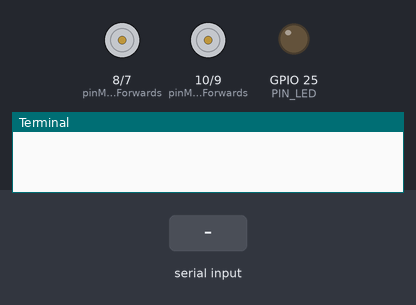
This program was run on a simulated Raspberry Pi (BCM pin numbers). Shown: motor-driver pin pairs drawn as motors (green arrow = first pin HIGH = forward, orange = second pin HIGH = backward, longer = more drive), output pins drawn as LEDs (lit = HIGH), the last lines printed to the terminal. Inputs (shaded band) come from the test bench.

Above: at 2.7 s.
2.8 s: "a" typed at the terminal
At 2.9 s:
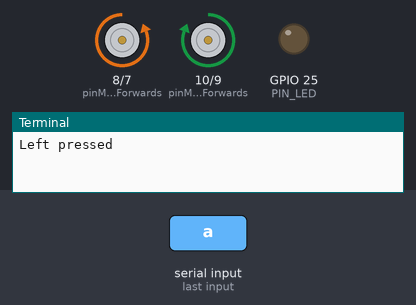
4.5 s: "d" typed at the terminal
At 4.6 s:
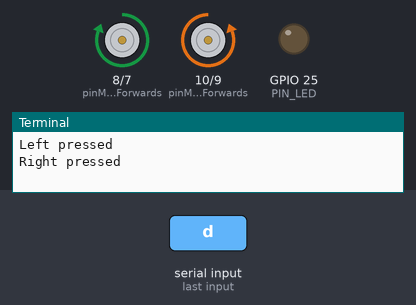
6.2 s: "w" typed at the terminal
At 6.3 s:
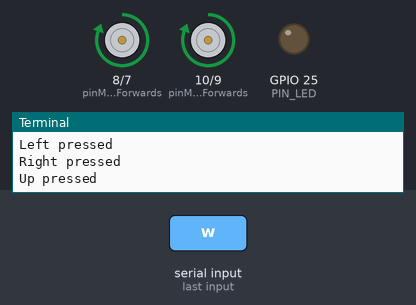
7.9 s: "s" typed at the terminal
At 8.0 s:
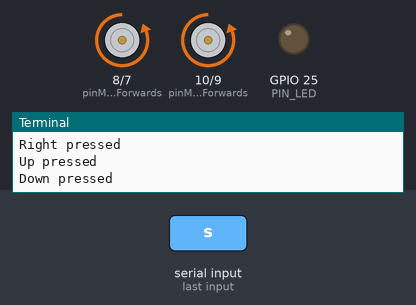
Timing chart, 0 to 10.6 s (numbered marks = the images above; inputs shaded):
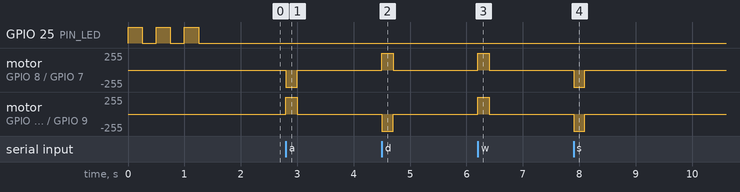

Measured:
- after the input at 2.8 s, motor on GPIO 8 (pinMotorBForwards) / GPIO 7 (pinMotorBBackwards): stopped → backward 255/255 at once, → stopped 0.20 s later; motor on GPIO 10 (pinMotorAForwards) / GPIO 9 (pinMotorABackwards): stopped → forward 255/255 at once, → stopped 0.20 s later
- after the input at 4.5 s, motor on GPIO 8 (pinMotorBForwards) / GPIO 7 (pinMotorBBackwards): stopped → forward 255/255 at once, → stopped 0.20 s later; motor on GPIO 10 (pinMotorAForwards) / GPIO 9 (pinMotorABackwards): stopped → backward 255/255 at once, → stopped 0.20 s later
- after the input at 6.2 s, motor on GPIO 8 (pinMotorBForwards) / GPIO 7 (pinMotorBBackwards), motor on GPIO 10 (pinMotorAForwards) / GPIO 9 (pinMotorABackwards): stopped → forward 255/255 at once, → stopped 0.20 s later
- after the input at 7.9 s, motor on GPIO 8 (pinMotorBForwards) / GPIO 7 (pinMotorBBackwards), motor on GPIO 10 (pinMotorAForwards) / GPIO 9 (pinMotorABackwards): stopped → backward 255/255 at once, → stopped 0.20 s later

The program:

keyboard.py
```python
# CamJam EduKit 3 - Robotics
# Wii controller remote control script

import RPi.GPIO as GPIO # Import the GPIO Library
import time # Import the Time library

# Set the GPIO modes
GPIO.setmode(GPIO.BCM)
GPIO.setwarnings(False)

# Set variables for the GPIO motor pins
pinMotorAForwards = 10
pinMotorABackwards = 9
pinMotorBForwards = 8
pinMotorBBackwards = 7

# Set the GPIO Pin mode
GPIO.setup(pinMotorAForwards, GPIO.OUT)
GPIO.setup(pinMotorABackwards, GPIO.OUT)
GPIO.setup(pinMotorBForwards, GPIO.OUT)
GPIO.setup(pinMotorBBackwards, GPIO.OUT)

# Turn all motors off
def StopMotors():
    GPIO.output(pinMotorAForwards, 0)
    GPIO.output(pinMotorABackwards, 0)
    GPIO.output(pinMotorBForwards, 0)
    GPIO.output(pinMotorBBackwards, 0)

# Turn both motors forwards
def Forwards():
    GPIO.output(pinMotorAForwards, 1)
    GPIO.output(pinMotorABackwards, 0)
    GPIO.output(pinMotorBForwards, 1)
    GPIO.output(pinMotorBBackwards, 0)

# Turn both motors backwards
def Backwards():
    GPIO.output(pinMotorAForwards, 0)
    GPIO.output(pinMotorABackwards, 1)
    GPIO.output(pinMotorBForwards, 0)
    GPIO.output(pinMotorBBackwards, 1)

def Left():
    GPIO.output(pinMotorAForwards, 1)
    GPIO.output(pinMotorABackwards, 0)
    GPIO.output(pinMotorBForwards, 0)
    GPIO.output(pinMotorBBackwards, 1)

def Right():
    GPIO.output(pinMotorAForwards, 0)
    GPIO.output(pinMotorABackwards, 1)
    GPIO.output(pinMotorBForwards, 1)
    GPIO.output(pinMotorBBackwards, 0)

StopMotors()
import sys, termios, tty, os

def getch():
    fd = sys.stdin.fileno()
    old_settings = termios.tcgetattr(fd)
    try:
        tty.setraw(sys.stdin.fileno())
        ch = sys.stdin.read(1)

    finally:
        termios.tcsetattr(fd, termios.TCSADRAIN, old_settings)
    return ch

PIN_LED = 25
GPIO.setup(PIN_LED, GPIO.OUT)
GPIO.output(PIN_LED, 0)
button_delay = 0.2

for x in range(0,3):
    GPIO.output(PIN_LED, 1)
    time.sleep(0.25)
    GPIO.output(PIN_LED, 0)
    time.sleep(0.25)

while True:
    char = getch()

    if (char == "q"):
        StopMotors()
        exit(0)

    if (char == "a"):
        print 'Left pressed'
        Left()
        time.sleep(button_delay)

    if (char == "d"):
        print 'Right pressed'
        Right()
        time.sleep(button_delay)

    elif (char == "w"):
        print 'Up pressed'
        Forwards()
        time.sleep(button_delay)

    elif (char == "s"):
        print 'Down pressed'
        Backwards()
        time.sleep(button_delay)

    StopMotors()
```
